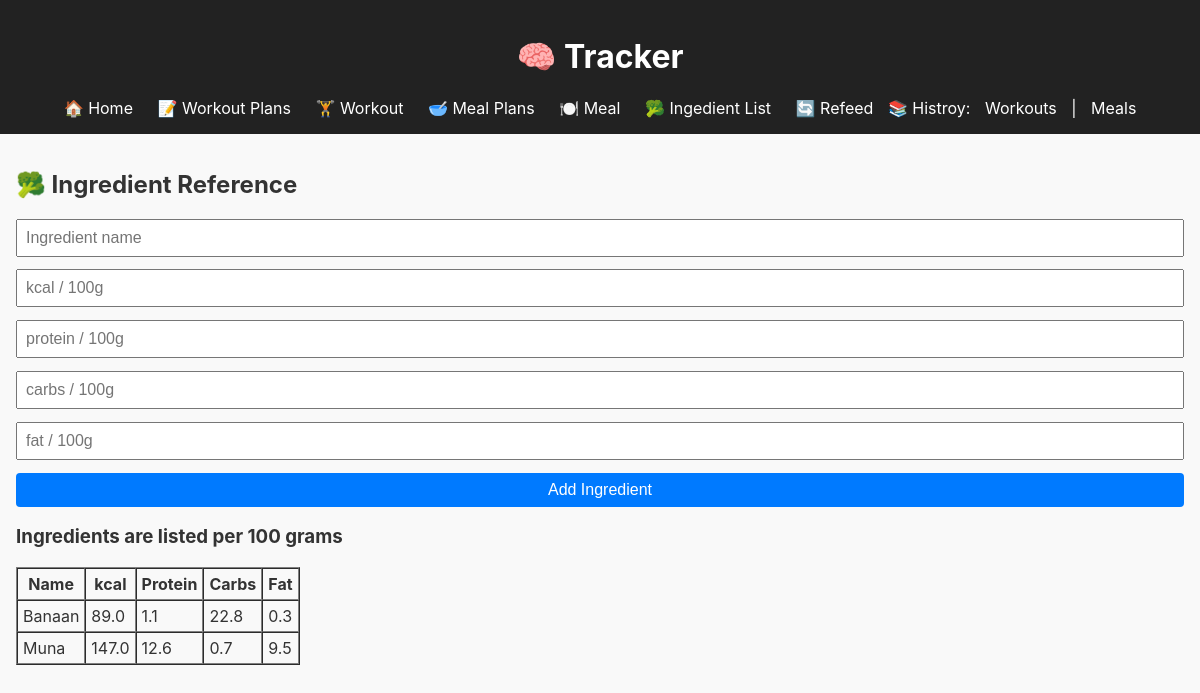
The page /ingredients/ on the database its author committed.
### tables this page shows
CREATE TABLE ingredients (
    id INTEGER PRIMARY KEY AUTOINCREMENT,
    name TEXT NOT NULL UNIQUE,
    calories REAL NOT NULL,
    protein REAL NOT NULL,
    carbs REAL NOT NULL,
    fat REAL NOT NULL
);

### blueprints/ingredients.py (the view, shortened to what this page needs)
@ingredients_bp.route("/", methods=["GET", "POST"])
def manage_ingredients():
    with get_connection() as conn:
        ingredients = conn.execute("SELECT * FROM ingredients ORDER BY name").fetchall()
    return render_template("plans/ingredient_reference.html", ingredients=ingredients)

### database.py (called while the page is built)
def get_connection():
    conn = sqlite3.connect(DB_PATH)
    conn.row_factory = sqlite3.Row
    return conn

### templates/plans/ingredient_reference.html
{% extends "base.html" %}
{% block content %}
<h2>🥦 Ingredient Reference</h2>
<form action="{{ url_for('ingredients.manage_ingredients') }}" method="POST" style="margin-bottom: 1rem;">
  <input type="text" name="name" placeholder="Ingredient name" required>
  <input type="number" step="any" name="calories" placeholder="kcal / 100g" required>
  <input type="number" step="any" name="protein" placeholder="protein / 100g" required>
  <input type="number" step="any" name="carbs" placeholder="carbs / 100g" required>
  <input type="number" step="any" name="fat" placeholder="fat / 100g" required>
  <button>Add Ingredient</button>
</form>
<h3>Ingredients are listed per 100 grams</h3>
<table border="1" cellpadding="5" cellspacing="0">
  <tr>
    <th>Name</th>
    <th>kcal</th>
    <th>Protein</th>
    <th>Carbs</th>
    <th>Fat</th>
  </tr>
  {% for ing in ingredients %}
  <tr>
    <td>{{ ing.name }}</td>
    <td>{{ ing.calories }}</td>
    <td>{{ ing.protein }}</td>
    <td>{{ ing.carbs }}</td>
    <td>{{ ing.fat }}</td>
  </tr>
  {% endfor %}
</table>
{% endblock %}

### static/style.css (style rules this page uses)
body { font-family: -apple-system, BlinkMacSystemFont, sans-serif; margin: 0; padding: 0; background: #f9f9f9; color: #333; }
form { display: flex; flex-direction: column; gap: 0.8rem; }
input, select, textarea, button { font-size: 1rem; padding: 0.5rem; width: 100%; box-sizing: border-box; }
button { background-color: #007aff; color: white; border: none; cursor: pointer; border-radius: 4px; }

### rows shown on the page
ingredients: name "Banaan", calories "89.0", protein "1.1", carbs "22.8", fat "0.3"
ingredients: name "Muna", calories "147.0", protein "12.6", carbs "0.7", fat "9.5"
